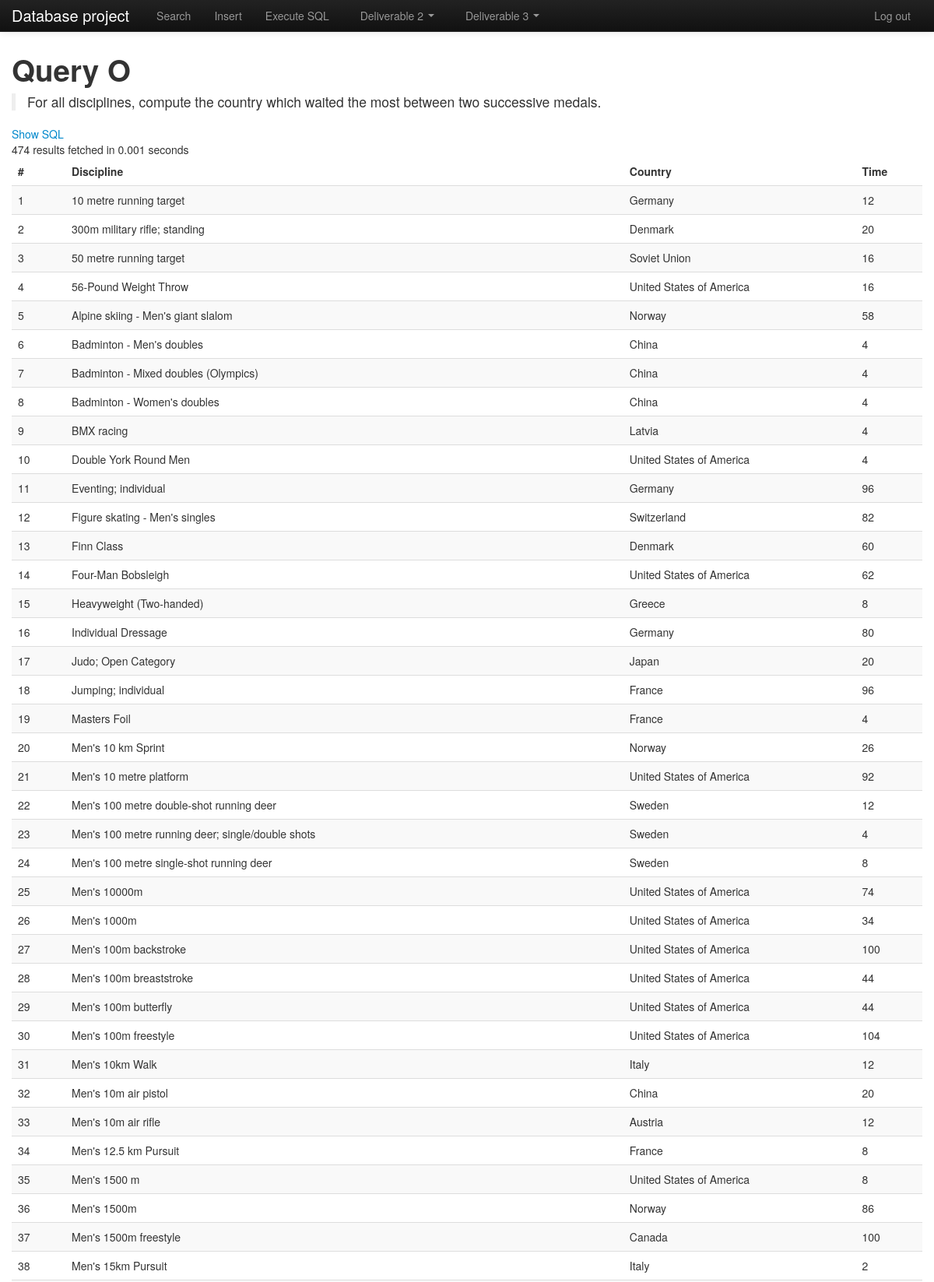
Screenshot of /frontend/index.php?p=query_3o (signed in, upper part) with the database file from the repository.
### tables this page shows
CREATE TABLE IF NOT EXISTS `DISCIPLINES` (
  `DID` int(11) NOT NULL auto_increment,
  `NAME` varchar(200) NOT NULL,
  `SID` int(11) NOT NULL,
  PRIMARY KEY  (`DID`),
  UNIQUE KEY `unique_discipline` (`NAME`,`SID`),
  KEY `SID` (`SID`)
);

### frontend/pages/query_3o.php (the view, shortened to what this page needs)
<h1>Query O</h1>
<blockquote>
	<p>For all disciplines, compute the country which waited the most between two successive medals.</p>
</blockquote>
<?php
$query = "SELECT D.NAME AS DNAME, C.NAME AS CNAME, MAX(G2.YEAR-G1.YEAR) AS TIME
FROM COUNTRIES C, EVENTS E1, EVENTS E2, GAMES G1, GAMES G2, DISCIPLINES D, MEDALS M1, MEDALS M2
WHERE M1.EID = E1.EID
AND M2.EID = E2.EID
AND E1.EID <> E2.EID
AND M1.CID = M2.CID
AND M1.CID = C.CID
AND E1.DID = E2.DID
AND E1.DID = D.DID
AND D.DID = ?
AND E1.GID = G1.GID
AND E2.GID = G2.GID
AND G1.YEAR < G2.YEAR
GROUP BY C.NAME
ORDER BY TIME DESC LIMIT 1";
?>
<a href="#sql" data-toggle="collapse">
  Show SQL
</a>
<div id="time_field">
</div>
<table class="table table-striped">
<thead>
	<tr>
	<th>#</th>
	<th>Discipline</th>
	<th>Country</th>
	<th>Time</th>
	</tr>
</thead>
<tbody>
<?php
$disciplinesRaw = $SQL->query("SELECT D.DID FROM DISCIPLINES D ORDER BY D.NAME");
$i = 1;
while ($discipline = $disciplinesRaw->fetch()) {
	$statement = $SQL->prepare($query);
	$statement->bindParam(1, $discipline['DID']);
	$statement->execute();
	while ($data = $statement->fetch()) {
		echo '<tr>';
		echo '<td>' . $i++ . '</td>';
		echo '<td>' . $data['DNAME'] . '</td>';
		echo '<td>' . $data['CNAME'] . '</td>';
		echo '<td>' . $data['TIME'] . '</td>';
		echo '</tr>';
	}
}
?>
</tbody>
</table>

### frontend/index.php (shortened to what this page needs)
<!DOCTYPE html>
<html>
  <head>
    <link href="css/bootstrap.css" rel="stylesheet">
    <link href="css/bootstrap-responsive.css" rel="stylesheet">
    <link rel="stylesheet" href="css/codemirror.css">
  </head>
  <body>
    <div class="navbar navbar-inverse navbar-fixed-top">
      <div class="navbar-inner">
        <div class="container">
          <a class="brand" href="?p=home">Database project</a>
          <div class="nav-collapse collapse">
            <ul class="nav">
              <li><a href="?p=search">Search</a></li>
              <li><a href="?p=insert">Insert</a></li>
              <li><a href="?p=query">Execute SQL</a></li>
            </ul>
            <ul class="nav">
              <li class="dropdown">
                <a href="#" class="dropdown-toggle" data-toggle="dropdown">
                  Deliverable 2
                  <b class="caret"></b>
                </a>
              </li>
            </ul>
            <ul class="nav">
              <li class="dropdown">
                <a href="#" class="dropdown-toggle" data-toggle="dropdown">
                  Deliverable 3
                  <b class="caret"></b>
                </a>
              </li>
            </ul>
            <ul class="nav pull-right">
              <li><a href="logout.php">Log out</a></li>
            </ul>
          </div>
        </div>
      </div>
    </div>
    <div class="container">
      <?php
      if (empty($_GET['p']) || !preg_match("#^[a-z0-9_-]+$#", $_GET['p']) || !file_exists('pages/' . $_GET['p'] . '.php')) {
        include 'pages/home.php';
      } else {
        include 'pages/' . $_GET['p'] . '.php';
      }
      ?>
    </div>
  </body>
</html>

### frontend/index.php (style rules this page uses)
body { padding-top: 60px; padding-bottom: 60px; }

### rows the page displays
disciplines: NAME "10 metre running target", CNAME "Germany", TIME "12"
disciplines: NAME "300m military rifle; standing", CNAME "Denmark", TIME "20"
disciplines: NAME "50 metre running target", CNAME "Soviet Union", TIME "16"
disciplines: NAME "56-Pound Weight Throw", CNAME "United States of America", TIME "16"
disciplines: NAME "Alpine skiing - Men's giant slalom", CNAME "Norway", TIME "58"
disciplines: NAME "Badminton - Men's doubles", CNAME "China", TIME "4"
disciplines: NAME "Badminton - Mixed doubles (Olympics)", CNAME "China", TIME "4"
disciplines: NAME "Badminton - Women's doubles", CNAME "China", TIME "4"
disciplines: NAME "BMX racing", CNAME "Latvia", TIME "4"
disciplines: NAME "Double York Round Men", CNAME "United States of America", TIME "4"
disciplines: NAME "Eventing; individual", CNAME "Germany", TIME "96"
disciplines: NAME "Figure skating - Men's singles", CNAME "Switzerland", TIME "82"
disciplines: NAME "Finn Class", CNAME "Denmark", TIME "60"
disciplines: NAME "Four-Man Bobsleigh", CNAME "United States of America", TIME "62"
disciplines: NAME "Heavyweight (Two-handed)", CNAME "Greece", TIME "8"
disciplines: NAME "Individual Dressage", CNAME "Germany", TIME "80"
disciplines: NAME "Judo; Open Category", CNAME "Japan", TIME "20"
disciplines: NAME "Jumping; individual", CNAME "France", TIME "96"
disciplines: NAME "Masters Foil", CNAME "France", TIME "4"
disciplines: NAME "Men's 10 km Sprint", CNAME "Norway", TIME "26"
disciplines: NAME "Men's 10 metre platform", CNAME "United States of America", TIME "92"
disciplines: NAME "Men's 100 metre double-shot running deer", CNAME "Sweden", TIME "12"
disciplines: NAME "Men's 100 metre running deer; single/double shots", CNAME "Sweden", TIME "4"
disciplines: NAME "Men's 100 metre single-shot running deer", CNAME "Sweden", TIME "8"
disciplines: NAME "Men's 10000m", CNAME "United States of America", TIME "74"
disciplines: NAME "Men's 1000m", CNAME "United States of America", TIME "34"
disciplines: NAME "Men's 100m backstroke", CNAME "United States of America", TIME "100"
disciplines: NAME "Men's 100m breaststroke", CNAME "United States of America", TIME "44"
disciplines: NAME "Men's 100m butterfly", CNAME "United States of America", TIME "44"
disciplines: NAME "Men's 100m freestyle", CNAME "United States of America", TIME "104"
disciplines: NAME "Men's 10km Walk", CNAME "Italy", TIME "12"
disciplines: NAME "Men's 10m air pistol", CNAME "China", TIME "20"
disciplines: NAME "Men's 10m air rifle", CNAME "Austria", TIME "12"
disciplines: NAME "Men's 12.5 km Pursuit", CNAME "France", TIME "8"
disciplines: NAME "Men's 1500 m", CNAME "United States of America", TIME "8"
disciplines: NAME "Men's 1500m", CNAME "Norway", TIME "86"
disciplines: NAME "Men's 1500m freestyle", CNAME "Canada", TIME "100"
disciplines: NAME "Men's 15km Pursuit", CNAME "Italy", TIME "2"
